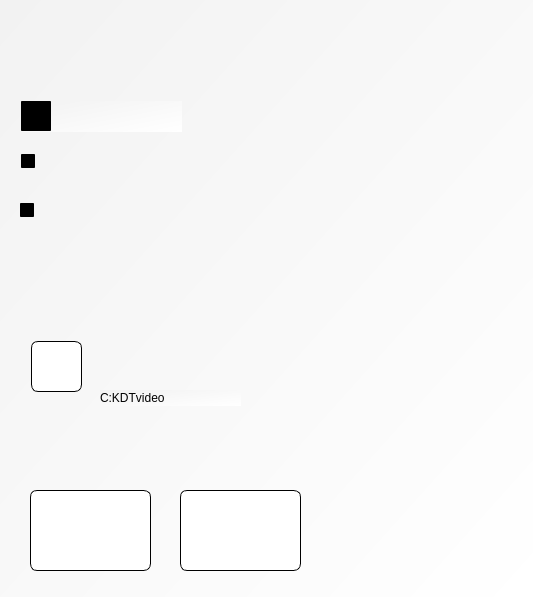
<?xml version="1.0" encoding="UTF-8"?>
<ui version="4.0">
 <class>setting</class>
 <widget class="QDialog" name="setting">
  <property name="windowModality">
   <enum>Qt::ApplicationModal</enum>
  </property>
  <property name="geometry">
   <rect>
    <x>0</x>
    <y>0</y>
    <width>533</width>
    <height>597</height>
   </rect>
  </property>
  <property name="windowTitle">
   <string>setting</string>
  </property>
  <property name="styleSheet">
   <string notr="true">background-color: qlineargradient(spread:pad, x1:0, y1:0, x2:1, y2:1, stop:0 rgba(242, 242, 242, 255), stop:1 rgba(255, 255, 255, 255));</string>
  </property>
  <widget class="QPushButton" name="video_before_button_2">
   <property name="geometry">
    <rect>
     <x>31</x>
     <y>341</y>
     <width>51</width>
     <height>51</height>
    </rect>
   </property>
   <property name="sizePolicy">
    <sizepolicy hsizetype="Preferred" vsizetype="Preferred">
     <horstretch>0</horstretch>
     <verstretch>0</verstretch>
    </sizepolicy>
   </property>
   <property name="maximumSize">
    <size>
     <width>51</width>
     <height>16777215</height>
    </size>
   </property>
   <property name="styleSheet">
    <string notr="true">QPushButton{background-color: #ffffff;
selection-color: #ffffff;
color: #ffffff;

border: 1px solid  #000000;
border-radius: 7px;
padding-right: 5px; 
padding-left: 5px;
padding-top: 5px;
padding-bottom: 5px;
}

QPushButton:hover
{
	background-color: #F28B30;
	border: 1px solid  #000000;
}</string>
   </property>
   <property name="text">
    <string/>
   </property>
   <property name="icon">
    <iconset resource="resources_setting.qrc">
     <normaloff>:/file/img/open-folder.png</normaloff>:/file/img/open-folder.png</iconset>
   </property>
   <property name="iconSize">
    <size>
     <width>20</width>
     <height>20</height>
    </size>
   </property>
  </widget>
  <widget class="QCheckBox" name="checkBox_3">
   <property name="geometry">
    <rect>
     <x>20</x>
     <y>190</y>
     <width>121</width>
     <height>41</height>
    </rect>
   </property>
   <property name="styleSheet">
    <string notr="true">background-color: qlineargradient(spread:pad, x1:0, y1:0, x2:0, y2:0, stop:0 rgba(0, 0, 0, 0), stop:1 rgba(255, 255, 255, 255));</string>
   </property>
   <property name="text">
    <string/>
   </property>
   <property name="icon">
    <iconset resource="resources_setting.qrc">
     <normaloff>:/bump/img/충돌.png</normaloff>:/bump/img/충돌.png</iconset>
   </property>
   <property name="iconSize">
    <size>
     <width>128</width>
     <height>128</height>
    </size>
   </property>
  </widget>
  <widget class="QLabel" name="label_6">
   <property name="geometry">
    <rect>
     <x>100</x>
     <y>390</y>
     <width>141</width>
     <height>16</height>
    </rect>
   </property>
   <property name="text">
    <string>C:KDTvideo</string>
   </property>
  </widget>
  <widget class="QCheckBox" name="checkBox_2">
   <property name="geometry">
    <rect>
     <x>21</x>
     <y>141</y>
     <width>221</width>
     <height>41</height>
    </rect>
   </property>
   <property name="styleSheet">
    <string notr="true">background-color: qlineargradient(spread:pad, x1:0, y1:0, x2:0, y2:0, stop:0 rgba(0, 0, 0, 0), stop:1 rgba(255, 255, 255, 255));</string>
   </property>
   <property name="text">
    <string/>
   </property>
   <property name="icon">
    <iconset resource="resources_setting.qrc">
     <normaloff>:/area/img/위험구역_35.png</normaloff>:/area/img/위험구역_35.png</iconset>
   </property>
   <property name="iconSize">
    <size>
     <width>128</width>
     <height>128</height>
    </size>
   </property>
  </widget>
  <widget class="QLabel" name="label_4">
   <property name="geometry">
    <rect>
     <x>21</x>
     <y>271</y>
     <width>401</width>
     <height>51</height>
    </rect>
   </property>
   <property name="styleSheet">
    <string notr="true">background-color: qlineargradient(spread:pad, x1:0, y1:0, x2:0, y2:0, stop:0 rgba(0, 0, 0, 0), stop:1 rgba(255, 255, 255, 255));</string>
   </property>
   <property name="text">
    <string>&lt;html&gt;&lt;head/&gt;&lt;body&gt;&lt;p&gt;&lt;img src=&quot;:/alarm/img/파일_50.png&quot;/&gt;&lt;/p&gt;&lt;/body&gt;&lt;/html&gt;</string>
   </property>
  </widget>
  <widget class="QLabel" name="label_5">
   <property name="geometry">
    <rect>
     <x>100</x>
     <y>340</y>
     <width>81</width>
     <height>41</height>
    </rect>
   </property>
   <property name="styleSheet">
    <string notr="true">background-color: qlineargradient(spread:pad, x1:0, y1:0, x2:0, y2:0, stop:0 rgba(0, 0, 0, 0), stop:1 rgba(255, 255, 255, 255));</string>
   </property>
   <property name="text">
    <string>&lt;html&gt;&lt;head/&gt;&lt;body&gt;&lt;p&gt;&lt;img src=&quot;:/file/img/현재_35.png&quot;/&gt;&lt;/p&gt;&lt;/body&gt;&lt;/html&gt;</string>
   </property>
  </widget>
  <widget class="QCheckBox" name="checkBox">
   <property name="geometry">
    <rect>
     <x>21</x>
     <y>101</y>
     <width>161</width>
     <height>31</height>
    </rect>
   </property>
   <property name="styleSheet">
    <string notr="true">background-color: qlineargradient(spread:pad, x1:0, y1:0, x2:0, y2:0, stop:0 rgba(0, 0, 0, 0), stop:1 rgba(255, 255, 255, 255));

QCheckBox {
    spacing: 5px;
}

QCheckBox::indicator {
    width: 30px;
    height: 30px;
}</string>
   </property>
   <property name="text">
    <string/>
   </property>
   <property name="icon">
    <iconset resource="resources_setting.qrc">
     <normaloff>:/hat/img/안전모 유무.png</normaloff>:/hat/img/안전모 유무.png</iconset>
   </property>
   <property name="iconSize">
    <size>
     <width>128</width>
     <height>128</height>
    </size>
   </property>
  </widget>
  <widget class="QLabel" name="label">
   <property name="geometry">
    <rect>
     <x>20</x>
     <y>20</y>
     <width>191</width>
     <height>51</height>
    </rect>
   </property>
   <property name="minimumSize">
    <size>
     <width>54</width>
     <height>12</height>
    </size>
   </property>
   <property name="styleSheet">
    <string notr="true">background-color: qlineargradient(spread:pad, x1:0, y1:0, x2:0, y2:0, stop:0 rgba(0, 0, 0, 0), stop:1 rgba(255, 255, 255, 255));</string>
   </property>
   <property name="text">
    <string>&lt;html&gt;&lt;head/&gt;&lt;body&gt;&lt;p&gt;&lt;img src=&quot;:/alarm/img/알람설정_50.png&quot;/&gt;&lt;/p&gt;&lt;/body&gt;&lt;/html&gt;</string>
   </property>
  </widget>
  <widget class="QLabel" name="label_2">
   <property name="geometry">
    <rect>
     <x>20</x>
     <y>430</y>
     <width>281</width>
     <height>51</height>
    </rect>
   </property>
   <property name="styleSheet">
    <string notr="true">background-color: qlineargradient(spread:pad, x1:0, y1:0, x2:0, y2:0, stop:0 rgba(0, 0, 0, 0), stop:1 rgba(255, 255, 255, 255));</string>
   </property>
   <property name="text">
    <string>&lt;html&gt;&lt;head/&gt;&lt;body&gt;&lt;p&gt;&lt;img src=&quot;:/rag/img/구역지정_50.png&quot;/&gt;&lt;/p&gt;&lt;/body&gt;&lt;/html&gt;</string>
   </property>
  </widget>
  <widget class="QPushButton" name="pushButton">
   <property name="geometry">
    <rect>
     <x>30</x>
     <y>490</y>
     <width>121</width>
     <height>81</height>
    </rect>
   </property>
   <property name="styleSheet">
    <string notr="true">QPushButton{background-color: #ffffff;
selection-color: #ffffff;
color: #ffffff;

border: 1px solid  #000000;
border-radius: 7px;
padding-right: 5px; 
padding-left: 5px;
padding-top: 5px;
padding-bottom: 5px;
}

QPushButton:hover
{
	background-color: #F28B30;
	border: 1px solid  #000000;
}</string>
   </property>
   <property name="text">
    <string/>
   </property>
   <property name="icon">
    <iconset resource="resources_setting.qrc">
     <normaloff>:/rag/img/그리기_35.png</normaloff>:/rag/img/그리기_35.png</iconset>
   </property>
   <property name="iconSize">
    <size>
     <width>64</width>
     <height>64</height>
    </size>
   </property>
  </widget>
  <widget class="QPushButton" name="pushButton_2">
   <property name="geometry">
    <rect>
     <x>180</x>
     <y>490</y>
     <width>121</width>
     <height>81</height>
    </rect>
   </property>
   <property name="styleSheet">
    <string notr="true">QPushButton{background-color: #ffffff;
selection-color: #ffffff;
color: #ffffff;

border: 1px solid  #000000;
border-radius: 7px;
padding-right: 5px; 
padding-left: 5px;
padding-top: 5px;
padding-bottom: 5px;
}

QPushButton:hover
{
	background-color: #F28B30;
	border: 1px solid  #000000;
}</string>
   </property>
   <property name="text">
    <string/>
   </property>
   <property name="icon">
    <iconset resource="resources_setting.qrc">
     <normaloff>:/rag/img/초기화_35.png</normaloff>:/rag/img/초기화_35.png</iconset>
   </property>
   <property name="iconSize">
    <size>
     <width>64</width>
     <height>64</height>
    </size>
   </property>
  </widget>
 </widget>
 <resources>
  <include location="resources_setting.qrc"/>
 </resources>
 <connections/>
</ui>
